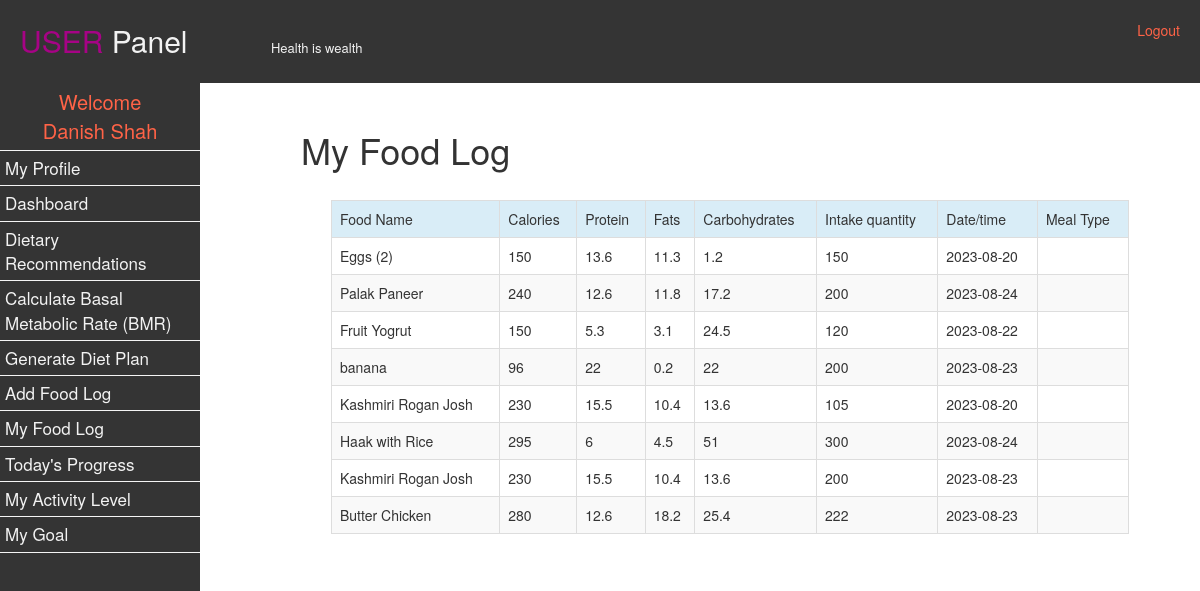
Page /user/my-food-log.php (signed in) on the committed database.
### tables this page shows
CREATE TABLE `foodlog` (
  `logid` bigint(20) NOT NULL,
  `foodid` varchar(20) DEFAULT NULL,
  `userid` varchar(20) DEFAULT NULL,
  `logdatetime` varchar(20) DEFAULT NULL,
  `qnty` varchar(20) DEFAULT NULL,
  `meal_typee` varchar(20) DEFAULT NULL
);

CREATE TABLE `fooditems` (
  `foodid` bigint(20) NOT NULL,
  `foodname` varchar(200) NOT NULL,
  `calories` varchar(20) DEFAULT NULL,
  `protein` varchar(20) DEFAULT NULL,
  `fats` varchar(20) DEFAULT NULL,
  `carbohydrates` varchar(20) DEFAULT NULL,
  `meal_type` varchar(20) DEFAULT NULL
);

### user/my-food-log.php (the view, shortened to what this page needs)
<!DOCTYPE html>
<html>
<head>
</head>
<body>
	<?php include('header.php'); ?>
	<?php include('menu.php');
	include("../admin/db.php");
	$res = mysqli_query($con, "SELECT * from foodlog JOIN fooditems on foodlog.foodid= fooditems.foodid where userid='" . $_SESSION['loggedInUserId'] . "'  ");
	?>
	<div class="restsection">
		<div class="container" style="width: 90%; margin-left: 5%">
			<h1> My Food Log</h1>
			<?php
			if (mysqli_num_rows($res) > 0) {
				echo "<table  style='margin:30px;' class='table table-bordered table-striped' >";
				echo "<tr class='info'>";
				echo "<td> Food Name </td>";
				echo "<td> Calories </td>";
				echo "<td> Protein </td>";
				echo "<td> Fats </td>";
				echo "<td> Carbohydrates</td>";
				echo "<td> Intake quantity</td>";
				echo "<td> Date/time</td>";
				echo "<td> Meal Type</td>";
				echo "</tr>";
				while ($record = mysqli_fetch_assoc($res)) {
					echo "<tr>";
					echo "<td> " .  $record["foodname"] . "</td>";
					echo "<td>" . $record['calories'] . "</td>";
					echo "<td>" . $record["protein"] . "</td>";
					echo "<td>" . $record["fats"] . "</td>";
					echo "<td>" . $record["carbohydrates"] . "</td>";
					echo "<td>" . $record["qnty"] . "</td>";
					echo "<td>" . $record["logdatetime"] . "</td>";
					echo "<td>" . $record["meal_typee"] . "</td>";
					echo "</tr>";
				}
				echo "</table>";
			} ?>
		</div>
	</div>
</body>
</html>

### user/header.php (style rules this page uses)
body { margin: 0; background-color: white; font-family: 'Ubuntu', sans-serif; }

### user/my-food-log.php (style rules this page uses)
.restsection { background-color: white; padding: 40px; margin-left: 200px; margin-top: 70px; height: 1000px; }

### rows in the picture
foodlog: foodid.foodname "Eggs (2)", foodid.calories "150", foodid.protein "13.6", foodid.fats "11.3", foodid.carbohydrates "1.2", qnty "150", logdatetime "2023-08-20"
foodlog: foodid.foodname "Palak Paneer", foodid.calories "240", foodid.protein "12.6", foodid.fats "11.8", foodid.carbohydrates "17.2", qnty "200", logdatetime "2023-08-24"
foodlog: foodid.foodname "Fruit Yogrut", foodid.calories "150", foodid.protein "5.3", foodid.fats "3.1", foodid.carbohydrates "24.5", qnty "120", logdatetime "2023-08-22"
foodlog: foodid.foodname "banana", foodid.calories "96", foodid.protein "22", foodid.fats "0.2", foodid.carbohydrates "22", qnty "200", logdatetime "2023-08-23"
foodlog: foodid.foodname "Kashmiri Rogan Josh", foodid.calories "230", foodid.protein "15.5", foodid.fats "10.4", foodid.carbohydrates "13.6", qnty "105", logdatetime "2023-08-20"
foodlog: foodid.foodname "Haak with Rice", foodid.calories "295", foodid.protein "6", foodid.fats "4.5", foodid.carbohydrates "51", qnty "300", logdatetime "2023-08-24"
foodlog: foodid.foodname "Kashmiri Rogan Josh", foodid.calories "230", foodid.protein "15.5", foodid.fats "10.4", foodid.carbohydrates "13.6", qnty "200", logdatetime "2023-08-23"
foodlog: foodid.foodname "Butter Chicken", foodid.calories "280", foodid.protein "12.6", foodid.fats "18.2", foodid.carbohydrates "25.4", qnty "222", logdatetime "2023-08-23"

### other values in the picture
$_SESSION['$name'] "Danish Shah"
